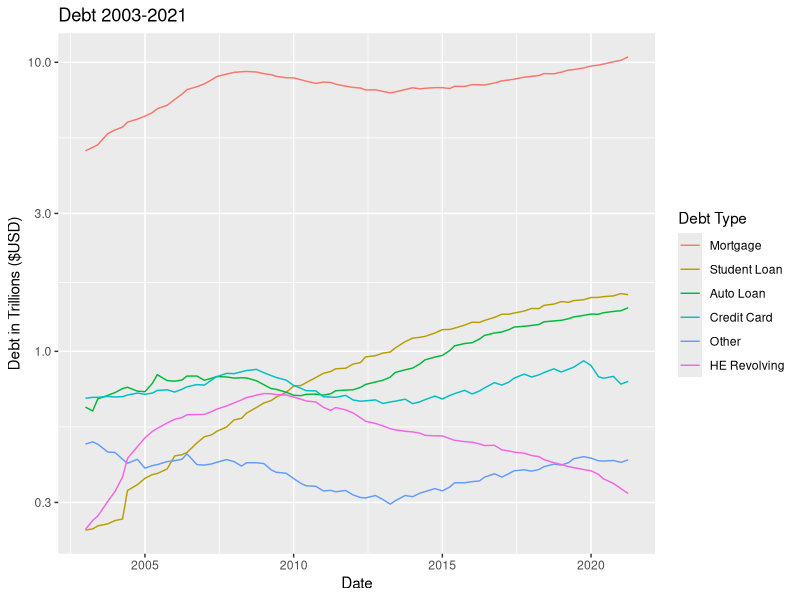
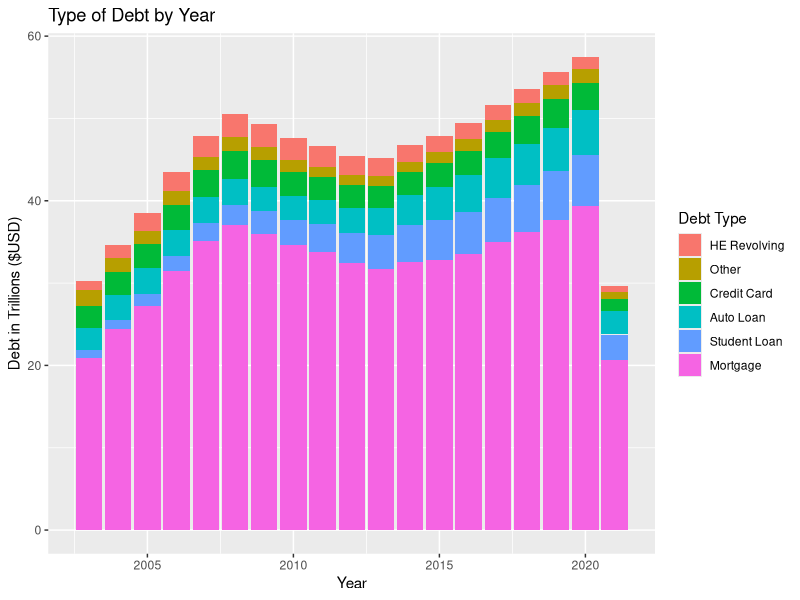

These figures' R source, in order:
## ---- chunk 1
#| label: setup
#| warning: false
#| message: false

library(tidyverse)
library(readxl)
library(lubridate)

knitr::opts_chunk$set(echo = TRUE, warning=FALSE, message=FALSE)
## ---- chunk 2
#| label: read-in

debt_orig <- read_xlsx("_data/debt_in_trillions.xlsx")

debt_orig

## ---- chunk 3
#| label: tidy-data

# Get rid of total row and separate Year & Quarter

debt <- debt_orig %>%
  select(-`Total`) %>%
  separate(`Year and Quarter`, into = c("Year", "Quarter"), convert = TRUE)

# sanity check - expected number of rows

nrow(debt) * (ncol(debt) - 2)

# pivot data

debt_pivoted <- debt %>%
  pivot_longer(col = c(`Mortgage`, `HE Revolving`, `Auto Loan`, `Credit Card`, `Student Loan`, `Other`),
               names_to = "Debt Type",
               values_to = "Debt in Trillions")

# Check Expected Number

nrow(debt_pivoted)

head(debt_pivoted)

## ---- chunk 4
#| title : mutate

# Fix the year, create a column that is stored as a date
  debt_tidy <- debt_pivoted %>% 
  mutate(Year = Year + 2000, 
  "Month" = str_replace_all(Quarter, c("Q1" = "1", "Q2" = "4", "Q3" = "6", "Q4" = "10")),
  "Date" = make_date(`Year`, `Month`, "01"),
  .before = `Debt Type`)

debt_tidy
  
## ---- chunk 5
#| label: categorize

ggplot(debt_tidy, aes(`Date`, `Debt in Trillions`, color = fct_reorder2(`Debt Type`, `Date`, `Debt in Trillions`))) + 
  geom_line() + 
  scale_x_date() +
  scale_y_log10() + 
  labs(y = "Debt in Trillions ($USD)", title = "Debt 2003-2021", color = "Debt Type")

## ---- chunk 6

#| label: plotting again

# group by debt type and sum for the year
debt_barplot <- debt_tidy %>%
  group_by(`Year`, `Debt Type`) %>%
  summarize("Debt" = sum(`Debt in Trillions`))

# plot

ggplot(debt_barplot, 
       aes(`Year`, `Debt`, fill = fct_rev(
         fct_reorder2(`Debt Type`, `Year`, `Debt`)))) + 
  geom_col() + 
  labs(y = "Debt in Trillions ($USD)", title = "Type of Debt by Year", fill = "Debt Type")
